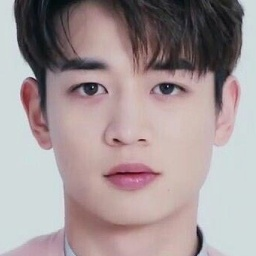
#> input picture dataset/minho/0_22e19ce4d3586c080537148194ffc5df.jpg, 256 x 256 px; its folder holds 3 pictures in this run
$ python detect_and_remove.py --dataset dataset/minho   (Python 2 division)
#> lines starting #> are read from the running program, lines starting #| are printed output that depends on the picture
# import the necessary packages
from imutils import paths
import numpy as np
import argparse
import cv2
import os

def dhash(image, hashSize=8):
	# convert the image to grayscale and resize the grayscale image,
	# adding a single column (width) so we can compute the horizontal
	# gradient
	gray = cv2.cvtColor(image, cv2.COLOR_BGR2GRAY)
	resized = cv2.resize(gray, (hashSize + 1, hashSize))
	# compute the (relative) horizontal gradient between adjacent
	# column pixels
	diff = resized[:, 1:] > resized[:, :-1]
	# convert the difference image to a hash and return it
	return sum([2 ** i for (i, v) in enumerate(diff.flatten()) if v])

def hamming_distance(hash1, hash2):
	# convert hashes to strings and pad with zeros to make them the same length
        # hashes are 64-bit --> 2^63 ~ 20 digits
        a = str(hash1)
	a = a.rjust(20,"0")
	b = str(hash2)
	b = b.rjust(20,"0")

	#print("Hash 1: {hash_1} Hash 2: {hash_2}".format(hash_1=a, hash_2=b))
	distance = 0

	# check that hashes are same length
	assert len(a) == len(b)

	#compare each element in strings one by one
	for i in range(len(a)):
		if a[i] != b[i]:
			distance += 1
	return distance

# construct the argument parser and parse the arguments
ap = argparse.ArgumentParser()
ap.add_argument("-d", "--dataset", required=True,
	help="path to input dataset")
ap.add_argument("-r", "--remove", type=int, default=-1,
	help="whether or not duplicates should be removed (i.e., dry run)")
ap.add_argument("-m", "--hamming-distance", type=int, default=0, help="minimum hamming distance for two images to be considered the same." )
args = vars(ap.parse_args())

# grab the paths to all images in our input dataset directory and
# then initialize our hashes dictionary
print("[INFO] computing image hashes...")
imagePaths = list(paths.list_images(args["dataset"]))
hashes = {}
i = 0

# loop over our image paths
for imagePath in imagePaths:

	# load the input image and compute the hash
	image = cv2.imread(imagePath)
#> image is the input picture: shape (256, 256, 3); mean B, G, R 151.6, 150.4, 164.1
	h = dhash(image)
#> in dhash, `gray = cv2.cvtColor(image, cv2.COLOR_BGR2GRAY)`:
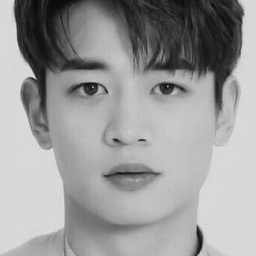
#> gray: shape (256, 256); min 9, max 228, mean 154.6
#> h = 7808244044209751766
	#print("current image: ", imagePath)

	if i == 0: # if this is the first iteration
		p = []
		p.append(imagePath)
		hashes[h] = p
		#print("\n first hash: {hash1}  path: {path1}".format(hash1=h, path1=p))
		i +=1
	elif i > 0:
		unique = False
		#iterate over existing hashes in dictionary
		for hash_ in list(hashes):
			# compare current image's hash to hash in dictionary
			if hash_ != None:
				distance = hamming_distance(hash_, h)
				#print("comparing {image1} with {image2}".format(image1 = imagePath, image2=hashes[hash_]))
				# if images are similar, add image path to hashes' list
				if distance <= args["hamming_distance"]:
					print("similar!")
					p = hashes.get(hash_, [])
					p.append(imagePath)
					hashes[hash_] = p
					#print("hash for: {name}... appending current path: {path2} \n".format(name=hashes[hash_], path2=p))
					unique = False
					break
				else: # save current image hash as a new entry in dictionary
					unique = True
			else: print("No hash")
                # current image matches with no existing entry
                if unique == True :
                    p = []
                    p.append(imagePath)
                    hashes[h] = p
#> pass 2 of the loop `for imagePath in imagePaths:`:
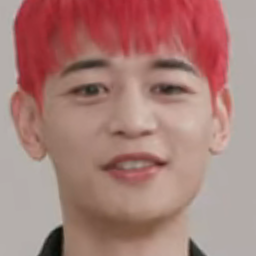
#> input picture dataset/minho/0_34wjt.png, 256 x 256 px
#> image is the input picture: shape (256, 256, 3); mean B, G, R 120.1, 126.3, 168.3
#> in dhash (call 2), `gray = cv2.cvtColor(image, cv2.COLOR_BGR2GRAY)`:
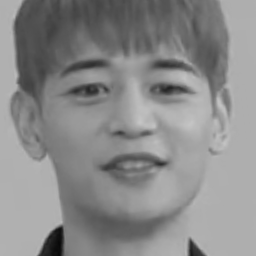
#> gray: shape (256, 256); min 8, max 197, mean 138.1
#> h = 8167405874444146428
#> the loop `for hash_ in list(hashes): # compare current image's hash to hash in d..` made 1 pass
#> (b in hamming_distance, distance) on pass 1: ('08167405874444146428', 18)
#> after the loop `for hash_ in list(hashes):`: hashes = 1 item
#> pass 3 of the loop `for imagePath in imagePaths:`:
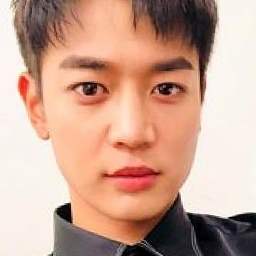
#> input picture dataset/minho/0_43a96740f2b4b958059918cde5d2bddc.jpg, 256 x 256 px
#> image is the input picture: shape (256, 256, 3); mean B, G, R 145.9, 163.4, 201.8
#> in dhash (call 3), `gray = cv2.cvtColor(image, cv2.COLOR_BGR2GRAY)`:
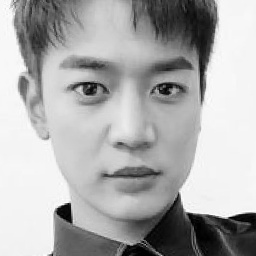
#> gray: shape (256, 256); min 0, max 254, mean 172.9
#> h = 12532515976520582854
#> the loop `for hash_ in list(hashes): # compare current image's hash to hash in d..` made 2 passes
#> (hash_, a in hamming_distance, b in hamming_distance, distance, unique) on passes 1 to 2: (7808244044209751766, '07808244044209751766', '12532515976520582854', 20, True), (8167405874444146428, '08167405874444146428', '12532515976520582854', 18, True)
#> after the loop `for hash_ in list(hashes):`: hashes = 2 items
                    #print("new hash entry \n")


i = 0

# loop over the image hashes
for (h, hashedPaths) in hashes.items():

	#print(hashedPaths)
        # check to see if there is more than one image with the same hash
	if len(hashedPaths) > 1:
		print("there is more than one image with this hash")

		# initialize a montage to store all images with the same hash
		montage = None

		# loop over all image paths with the same hash
		for p in hashedPaths:
			# load the input image and resize it to a fixed width
			# and heightG
			image = cv2.imread(p)
			image = cv2.resize(image, (150, 150))
			# if our montage is None, initialize it
			if montage is None:
				montage = image
			# otherwise, horizontally stack the images
			else:
				montage = np.hstack([montage, image])
				# show the montage for the hash
				#print("[INFO] hash: {}".format(h))
				cv2.imshow("Montage", montage)

				# check to see if this is a dry run
				if args["remove"] <= 0:
					cv2.waitKey(0)

				else:
					print("To delete the image, press 'd'. To keep, press 'k'")
					wait = True
					while wait:
						if cv2.waitKey(0) == ord('d'):
							os.rename(p,"./duplicates/" + str(i))
							i+=1
							print("deleted {p}".format(p=p))
							wait = False
						elif cv2.waitKey(0) == ord('k'):
							wait = False
							print("skipped")
						else:
							print("invalid key!")
#> pass 2 of the loop `for (h, hashedPaths) in hashes.items():`:
#> pass 3 of the loop `for (h, hashedPaths) in hashes.items():`:
